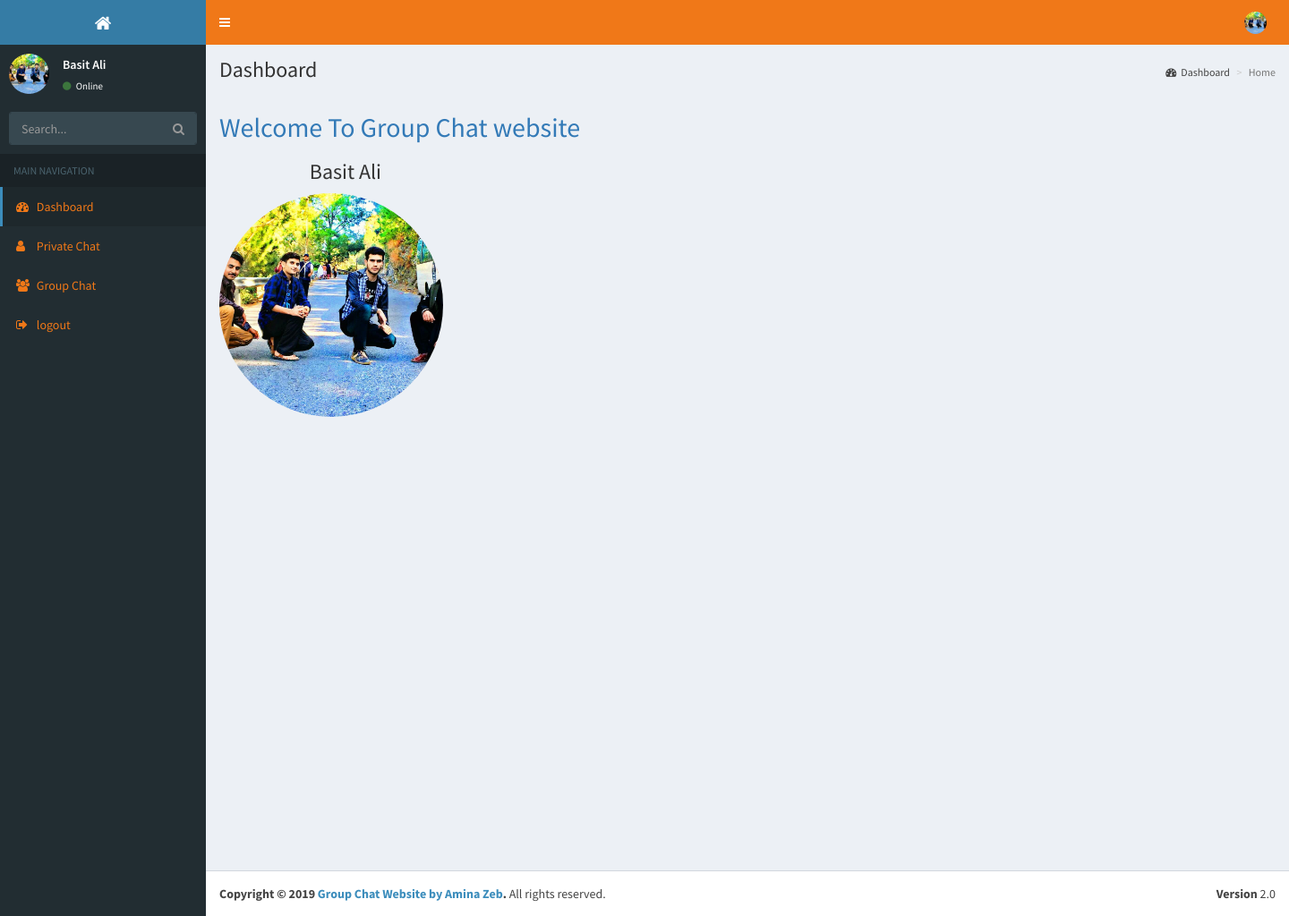
The page /home.php (signed in) on the database its author committed.
### tables this page shows
CREATE TABLE `user` (
  `id` int(11) NOT NULL,
  `name` varchar(50) NOT NULL,
  `password` varchar(50) NOT NULL,
  `email` varchar(50) NOT NULL,
  `image` varchar(300) NOT NULL,
  `status` enum('enabled','disabled','','') NOT NULL DEFAULT 'enabled',
  `visibility` varchar(50) NOT NULL
);

### home.php (the view, shortened to what this page needs)
<?php
include ("include_files/connection.php");
include "include_files/top_header.php";
?>
      <?php include "include_files/side_bar_menu.php";?>
      <div class="content-wrapper">
        <section class="content-header">
          <h1>
            Dashboard
          </h1>
          <ol class="breadcrumb">
            <li><a href="home.php"><i class="fa fa-dashboard"></i>Dashboard</a></li>
            <li class="active">Home</li>
          </ol>
        </section>
        <section class="content">
      <h2 class="text text-primary">Welcome To Group Chat website </h2>
    <?php
      $query = "SELECT * FROM  user WHERE id=$_SESSION[user_id]";
           $run_query = mysqli_query($connection,$query) or die(mysqli_error($connection));
           $fetch=mysqli_fetch_array($run_query);
?>
<h3>
                 <?php echo $fetch['name'] ?></h3>
<?php
          $image=$fetch['image'];
        if($image=="" || empty($image))
        {
         echo "<img src='uploaded_images/default.png' width='250px' height='250px' class='img-circle'>";
        }else {
                        ?>
           <img src="<?=$image?>" class="img-circle" width='250px' height='250px' alt="User Image"><?php  } ?>
        </section>
      </div>
       <?php include "include_files/footer.php";?>

### include_files/top_header.php (shortened to what this page needs)
<!DOCTYPE html>
<html>
  <head>
    <link rel="stylesheet" href="bootstrap/css/bootstrap.css">
    <link rel="stylesheet" href="https://maxcdn.bootstrapcdn.com/font-awesome/4.4.0/css/font-awesome.min.css">
    <link rel="stylesheet" href="https://code.ionicframework.com/ionicons/2.0.1/css/ionicons.min.css">
    <link rel="stylesheet" href="plugins/jvectormap/jquery-jvectormap-1.2.2.css">
    <link rel="stylesheet" href="plugins/datatables/dataTables.bootstrap.css">
    <link rel="stylesheet" href="dist/css/AdminLTE.min.css">
    <link rel="stylesheet" href="dist/css/skins/_all-skins.min.css">
  <link rel="stylesheet" href="plugins/morris.css">
  </head>
  <body class="hold-transition skin-blue sidebar-mini">
    <div class="wrapper">
      <header class="main-header">
        <a href="home.php" class="logo"><i class="fa fa-home"></i>
        </a>
        <nav class="navbar navbar-static-top" role="navigation">
          <a href="#" class="sidebar-toggle" data-toggle="offcanvas" role="button">
          </a>
          <div class="navbar-custom-menu">
            <ul class="nav navbar-nav">
              <?php
                  $ress=mysqli_query($connection,"SELECT * FROM user WHERE id='$_SESSION[user_id]'");
                   $fetchdat=mysqli_fetch_array($ress);
                ?>
              <li class="dropdown user user-menu">
                <a href="#" class="dropdown-toggle" data-toggle="dropdown">
                  <?php
                        $image=$fetchdat['image'];
if($image=="" || empty($image))
{
  echo "<img src='uploaded_images/default.png' class='user-image'>";
}else {
                        ?>
                  <img src="<?=$image?>" class="user-image" alt="User Image"><?php  } ?>
                </a>
              </li>
            </ul>
          </div>
        </nav>
      </header>

### include_files/side_bar_menu.php
<aside class="main-sidebar">
        <section class="sidebar">
          <div class="user-panel">
             <?php
                  $resss=mysqli_query($connection,"SELECT * FROM user WHERE id='$_SESSION[user_id]'");
                   $fetchdata=mysqli_fetch_array($resss);
                ?>
            <div class="pull-left image">
              <?php
        $image=$fetchdata['image'];
        if($image=="" || empty($image))
        {
         echo "<img src='uploaded_images/default.png' class='img-circle'>";
        }else {
                        ?>
              <img src="<?=$image?>" class="img-circle" alt="User Image"><?php  } ?>
            </div>
            <div class="pull-left info">
              <p><?php echo $fetchdata['name'];?></p>
              <a href="#"><i class="fa fa-circle text-success"></i> Online</a>
            </div>
          </div>
          <form action="#" method="get" class="sidebar-form">
            <div class="input-group">
              <input type="text" name="q" class="form-control" placeholder="Search...">
              <span class="input-group-btn">
                <button type="submit" name="search" id="search-btn" class="btn btn-flat"><i class="fa fa-search"></i></button>
              </span>
            </div>
          </form>
          <ul class="sidebar-menu">
            <li class="header">MAIN NAVIGATION</li>
            <li class="active">
              <a href="home.php">
                <i class="fa fa-dashboard"></i> <span>Dashboard</span>
              </a></li>
              <li>
              <a href="user.php">
                <i class="fa fa-user"></i> <span>Private Chat</span>
              </a></li>
              <li>
              <a href="group.php">
                <i class="fa fa-group"></i> <span>Group Chat</span>
              </a></li>
              <li>
              <a href="logout.php">
                <i class="fa fa-sign-out"></i> <span>logout</span>
              </a></li>
          </ul>
        </section>
      </aside>

### rows shown on the page
user: image (picture), name "Basit Ali"
